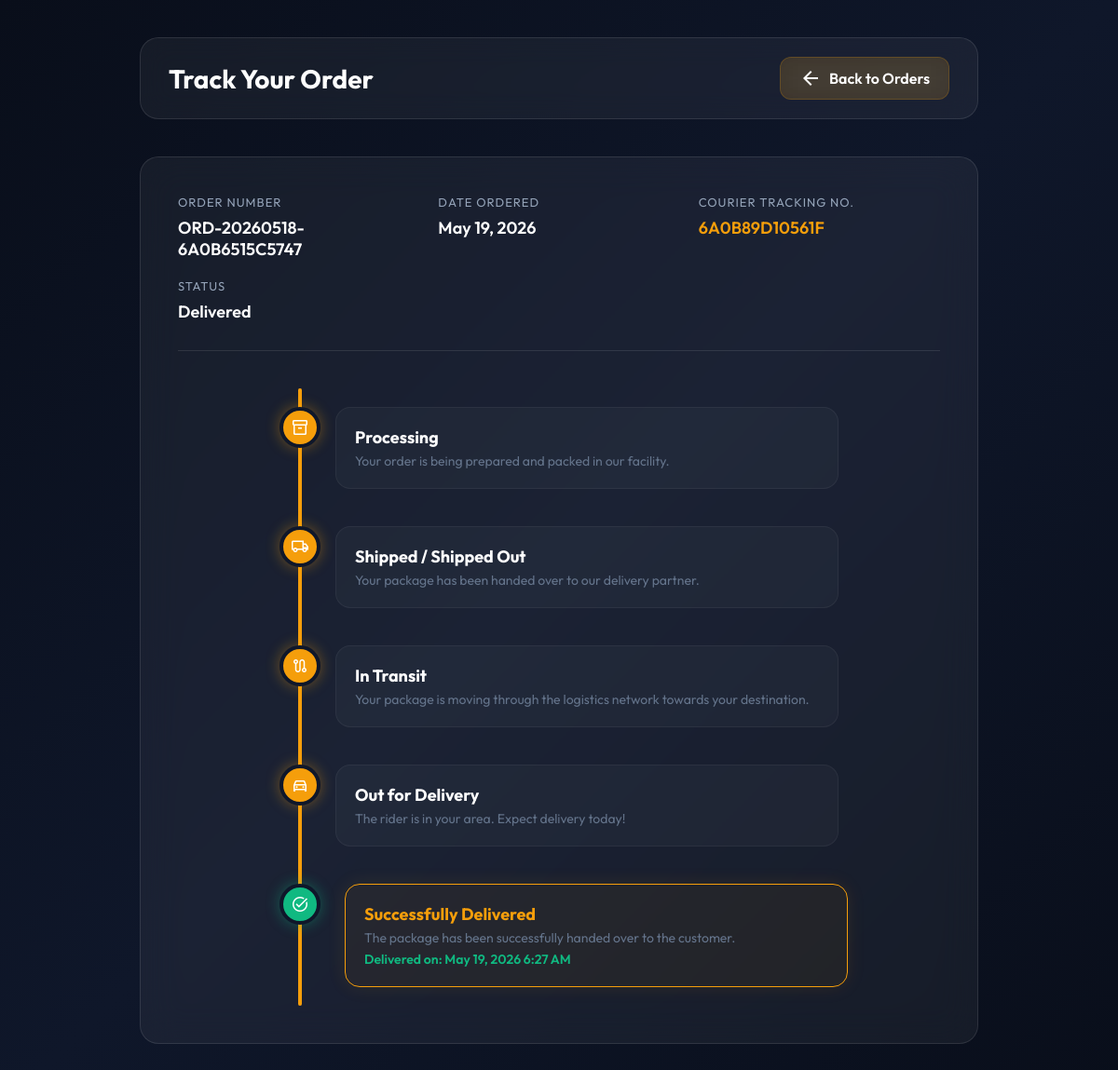
Page /track_order.php?order_id=12 (signed in) on the committed database.
### tables this page shows
CREATE TABLE `orders` (
  `id` int(11) NOT NULL,
  `customer_id` int(11) NOT NULL,
  `order_number` varchar(100) NOT NULL,
  `total_amount` decimal(10,2) NOT NULL,
  `status` enum('Draft','Pending Payment','Pending Approval','Approved','Processed','Shipped','Delivered','Cancelled') DEFAULT 'Draft',
  `payment_method` enum('cod','gcash','card','bank_transfer') DEFAULT 'cod',
  `payment_reference` varchar(255) DEFAULT NULL,
  `payment_amount` decimal(10,2) DEFAULT NULL,
  `payment_date` timestamp NULL DEFAULT NULL,
  `tracking_number` varchar(255) DEFAULT NULL,
  `shipping_date` timestamp NULL DEFAULT NULL,
  `actual_delivery` timestamp NULL DEFAULT NULL,
  `delivery_address` text NOT NULL,
  `notes` text DEFAULT NULL,
  `created_by` int(11) DEFAULT NULL,
  `created_at` timestamp NOT NULL DEFAULT current_timestamp(),
  `updated_at` timestamp NOT NULL DEFAULT current_timestamp() ON UPDATE current_timestamp()
);

### track_order.php (the view, shortened to what this page needs)
<?php
require('../connection.php');
$customer_id = $_SESSION['user_id'];
$order_id = intval($_GET['order_id']);
$query = "SELECT * FROM orders WHERE id = ? AND customer_id = ?";
$stmt = mysqli_prepare($connection, $query);
mysqli_stmt_bind_param($stmt, "ii", $order_id, $customer_id);
mysqli_stmt_execute($stmt);
$order = mysqli_fetch_assoc(mysqli_stmt_get_result($stmt));
$db_status = $order['status'];
$stages = [
    'Processing' => false,
    'Shipped / Shipped Out' => false,
    'In Transit' => false,
    'Out for Delivery' => false,
    'Successfully Delivered' => false
];
$active_stage = -1;
if (in_array($db_status, ['Approved', 'Processed', 'Shipped', 'Delivered'])) {
    $stages['Processing'] = true;
    $active_stage = 0;
}
if (in_array($db_status, ['Shipped', 'Delivered'])) {
    $stages['Shipped / Shipped Out'] = true;
    $active_stage = 1;
}
if ($db_status == 'Delivered') {
    $stages['Processing'] = true;
    $stages['Shipped / Shipped Out'] = true;
    $stages['In Transit'] = true;
    $stages['Out for Delivery'] = true;
    $stages['Successfully Delivered'] = true;
    $active_stage = 4;
}
$is_cancelled = ($db_status == 'Cancelled');
$is_pending = in_array($db_status, ['Draft', 'Pending Payment', 'Pending Approval']);
?>
<!DOCTYPE html>
<html>
<head>
<link rel="stylesheet" href="../assets/responsive.css">
</head>
<body>
    <div class="container">
        <div class="header">
            <h1>Track Your Order</h1>
            <a href="view_order_history.php" class="back-btn">
                <span class="material-symbols-outlined">arrow_back</span>
                Back to Orders
            </a>
        </div>
        <div class="tracking-card">
            <div class="order-meta">
                <div class="meta-item">
                    <label>Order Number</label>
                    <span><?= htmlspecialchars($order['order_number']) ?></span>
                </div>
                <div class="meta-item">
                    <label>Date Ordered</label>
                    <span><?= date('M d, Y', strtotime($order['created_at'])) ?></span>
                </div>
                <?php if ($order['tracking_number']): ?>
                <div class="meta-item">
                    <label>Courier Tracking No.</label>
                    <span style="color: var(--primary);"><?= htmlspecialchars($order['tracking_number']) ?></span>
                </div>
                <?php endif; ?>
                <div class="meta-item">
                    <label>Status</label>
                    <span style="text-transform: capitalize;"><?= htmlspecialchars($order['status']) ?></span>
                </div>
            </div>
            <?php if ($is_cancelled): ?>
                <div class="cancelled-msg">
                    <span class="material-symbols-outlined" style="font-size: 48px; margin-bottom: 10px;">cancel</span>
                    <h2>Order Cancelled</h2>
                    <p>This order has been cancelled and cannot be tracked.</p>
                </div>
            <?php else: ?>
                <?php
                    $progress_height = 0;
                    if ($active_stage == 0) $progress_height = 10;
                    elseif ($active_stage == 1) $progress_height = 33;
                    elseif ($active_stage == 2) $progress_height = 66;
                    elseif ($active_stage == 3) $progress_height = 85;
                    elseif ($active_stage == 4) $progress_height = 100;
                ?>
                <div class="timeline">
                    <div class="timeline-progress" style="height: <?= $progress_height ?>%;"></div>
                    <div class="timeline-item <?= $stages['Processing'] ? 'completed' : '' ?> <?= $active_stage == 0 ? 'active' : '' ?>">
                        <div class="timeline-icon">
                            <span class="material-symbols-outlined">inventory_2</span>
                        </div>
                        <div class="timeline-content">
                            <h3>Processing</h3>
                            <p>Your order is being prepared and packed in our facility.</p>
                        </div>
                    </div>
                    <div class="timeline-item <?= $stages['Shipped / Shipped Out'] ? 'completed' : '' ?> <?= $active_stage == 1 ? 'active' : '' ?>">
                        <div class="timeline-icon">
                            <span class="material-symbols-outlined">local_shipping</span>
                        </div>
                        <div class="timeline-content">
                            <h3>Shipped / Shipped Out</h3>
                            <p>Your package has been handed over to our delivery partner.</p>
                        </div>
                    </div>
                    <div class="timeline-item <?= $stages['In Transit'] ? 'completed' : '' ?> <?= $active_stage == 2 ? 'active' : '' ?>">
                        <div class="timeline-icon">
                            <span class="material-symbols-outlined">route</span>
                        </div>
                        <div class="timeline-content">
                            <h3>In Transit</h3>
                            <p>Your package is moving through the logistics network towards your destination.</p>
                        </div>
                    </div>
                    <div class="timeline-item <?= $stages['Out for Delivery'] ? 'completed' : '' ?> <?= $active_stage == 3 ? 'active' : '' ?>">
                        <div class="timeline-icon">
                            <span class="material-symbols-outlined">directions_car</span>
                        </div>
                        <div class="timeline-content">
                            <h3>Out for Delivery</h3>
                            <p>The rider is in your area. Expect delivery today!</p>
                        </div>
                    </div>
                    <div class="timeline-item <?= $stages['Successfully Delivered'] ? 'delivered' : '' ?> <?= $active_stage == 4 ? 'active' : '' ?>">
                        <div class="timeline-icon">
                            <span class="material-symbols-outlined">task_alt</span>
                        </div>
                        <div class="timeline-content">
                            <h3>Successfully Delivered</h3>
                            <p>The package has been successfully handed over to the customer.</p>
                            <?php if ($stages['Successfully Delivered'] && $order['actual_delivery']): ?>
                                <p style="margin-top: 5px; color: var(--success); font-weight: 600;">
                                    Delivered on: <?= date('M d, Y g:i A', strtotime($order['actual_delivery'])) ?>
                                </p>
                            <?php endif; ?>
                        </div>
                    </div>
                </div>
            <?php endif; ?>
        </div>
    </div>
</body>
</html>

### responsive.css (style rules this page uses)
*, *::before, *::after { box-sizing: border-box; -webkit-text-size-adjust: 100%; }
html { scroll-behavior: smooth; }
body { min-height: 100vh; overflow-x: hidden; -webkit-font-smoothing: antialiased; }
.header { flex-wrap: wrap; }

### track_order.php (style rules this page uses)
* { margin: 0; padding: 0; box-sizing: border-box; font-family: 'Outfit', sans-serif; }
:root { --primary: #f59e0b; --secondary: #a83434; --dark: #0f172a; --light: #f8fafc; --blue-glow: 0 0 30px rgba(245, 158, 11, 0.4); --success: #10b981; }
body { min-height: 100vh; background: linear-gradient(135deg, #090e1a 0%, #0f172a 50%, #090e1a 100%); background-attachment: fixed; color: white; padding: 40px 20px; }
.container { max-width: 900px; margin: 0 auto; }
.header { display: flex; justify-content: space-between; align-items: center; margin-bottom: 40px; padding: 20px 30px; background: rgba(255,255,255,.05); backdrop-filter: blur(15px); border-radius: 20px; border: 1px solid rgba(255,255,255,.1); }
.header h1 { font-size: 28px; font-weight: 700; color: #fff; }
.back-btn { background: rgba(245, 158, 11, 0.15); color: white; border: 1px solid rgba(245, 158, 11, 0.2); padding: 10px 20px; text-decoration: none; backdrop-filter: blur(12px); border-radius: 12px; font-weight: 600; transition: .3s ease; display: flex; align-items: center; gap: 8px; }
.tracking-card { background: rgba(255,255,255,.05); backdrop-filter: blur(20px); border-radius: 20px; padding: 40px; border: 1px solid rgba(255,255,255,.1); margin-bottom: 30px; }
.order-meta { display: grid; grid-template-columns: repeat(auto-fit, minmax(200px, 1fr)); gap: 20px; margin-bottom: 40px; padding-bottom: 30px; border-bottom: 1px solid rgba(255,255,255,.1); }
.meta-item label { display: block; color: #94a3b8; font-size: 13px; text-transform: uppercase; letter-spacing: 1px; margin-bottom: 8px; }
.meta-item span { font-size: 18px; font-weight: 600; color: #fff; }
.timeline { position: relative; max-width: 600px; margin: 0 auto; padding: 20px 0; }
.timeline::before { content: ''; position: absolute; top: 0; left: 20px; height: 100%; width: 4px; background: rgba(255,255,255,0.1); border-radius: 4px; }
.timeline-item { position: relative; margin-bottom: 40px; padding-left: 60px; }
.timeline-item:last-child { margin-bottom: 0; }
.timeline-icon { position: absolute; left: 0; top: 0; width: 44px; height: 44px; background: #1e293b; border: 4px solid #0f172a; border-radius: 50%; display: flex; align-items: center; justify-content: center; color: #64748b; z-index: 2; transition: .3s ease; }
.timeline-icon .material-symbols-outlined { font-size: 20px; }
.timeline-content { background: rgba(255,255,255,0.03); border: 1px solid rgba(255,255,255,0.05); padding: 20px; border-radius: 16px; transition: .3s ease; }
.timeline-content h3 { font-size: 18px; color: #94a3b8; margin-bottom: 5px; }
.timeline-content p { color: #64748b; font-size: 14px; }
.timeline-item.completed .timeline-icon { background: var(--primary); color: #fff; box-shadow: 0 0 15px rgba(245, 158, 11, 0.4); }
.timeline-item.delivered .timeline-icon { background: var(--success); color: #fff; box-shadow: 0 0 15px rgba(16, 185, 129, 0.4); }
.timeline-item.completed .timeline-content h3 { color: #fff; }
.timeline-item.active .timeline-content { border-color: var(--primary); background: rgba(245, 158, 11, 0.05); box-shadow: 0 0 20px rgba(245, 158, 11, 0.1); transform: translateX(10px); }
.timeline-item.active .timeline-content h3 { color: var(--primary); font-weight: 700; }
.timeline-progress { position: absolute; top: 0; left: 20px; width: 4px; background: var(--primary); border-radius: 4px; z-index: 1; transition: height 1s ease; }

### rows in the picture
orders: order_number "ORD-20260518-6A0B6515C5747", created_at "May 19, 2026", tracking_number "6A0B89D10561F", status "Delivered", actual_delivery "May 19, 2026 6:27 AM"
